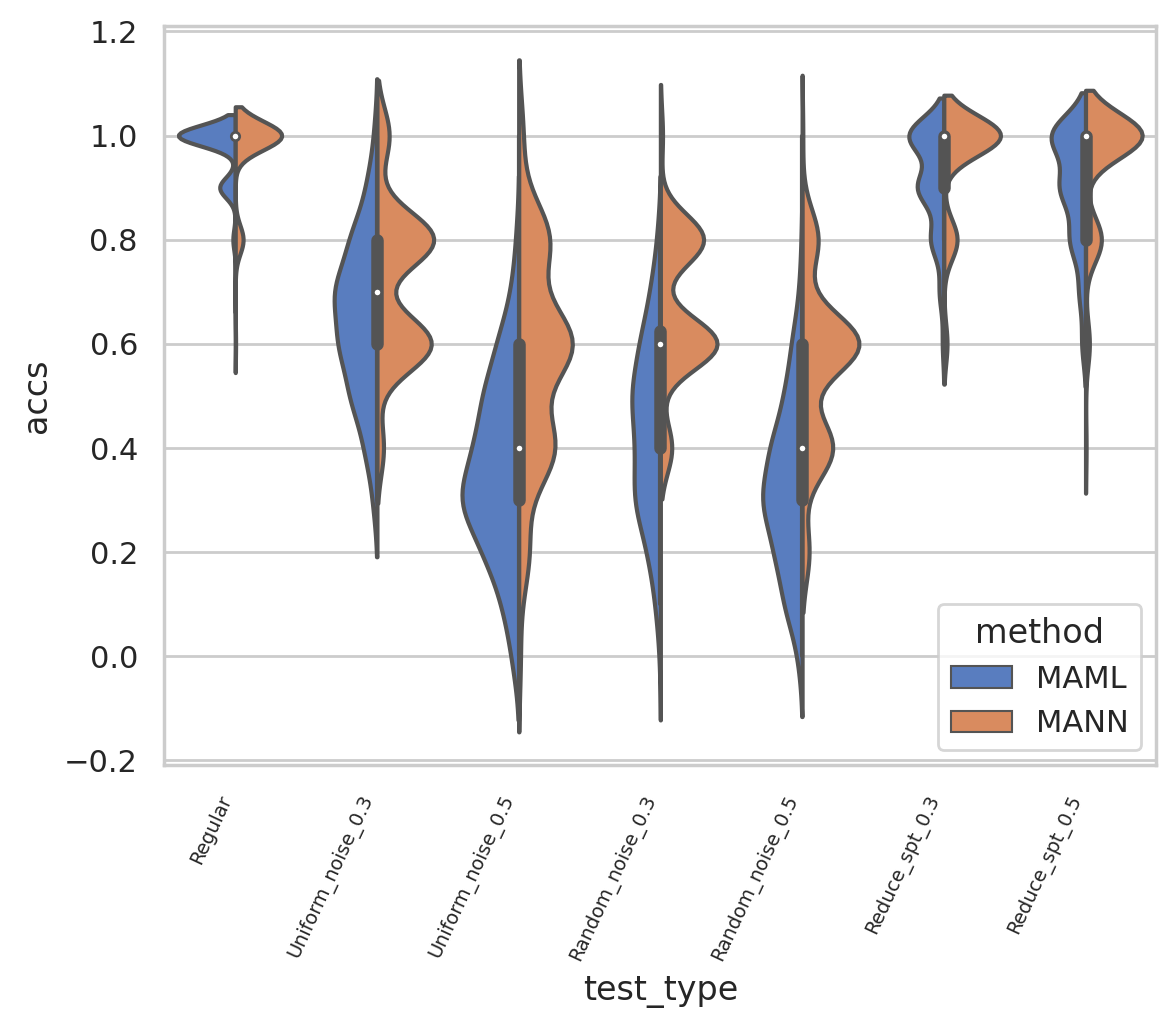

This figure's Python source:
import matplotlib.pyplot as plt
import seaborn as sns
import pandas as pd
import numpy as np
import os

methods = {"MAML": "./MAML_tensorflow/logs/omniglot_5way2shot",
           "MANN": "./NTM_tensorflow/saved_model"}
test_types = {"Regular": "",
              "Uniform_noise_0.3": "_uniform0.30",
              "Uniform_noise_0.5": "_uniform0.50",
              "Random_noise_0.3": "_random0.30",
              "Random_noise_0.5": "_random0.50",
              "Reduce_spt_0.3": "_reduce0.30",
              "Reduce_spt_0.5": "_reduce0.50"}

all_df = []
for mkey in methods:
    prefix = "cls_5.mbs_32.ubs_2.numstep1.updatelr0.4batchnorm" if mkey == "MAML" else "MANN_5way2shot"
    for tkey in test_types:
        result_folder = os.path.join(methods[mkey], prefix + test_types[tkey])
        result_file = os.path.join(result_folder, "test_results.npz")
        accs = np.load(result_file)["accs"]
        if mkey == "MAML":
            accs = accs[:, -1]
        data = {"accs": accs, "method": mkey, "test_type": tkey}
        df = pd.DataFrame(data)
        all_df.append(df)
all_data = pd.concat(all_df, ignore_index=True)

sns.set(style="whitegrid")
ax = sns.violinplot(x="test_type", y="accs", hue="method",
                    data=all_data, palette="muted", split=True)
ax.set_xticklabels(ax.get_xticklabels(),
                   rotation=65,
                   fontsize="xx-small",
                   horizontalalignment='right',)
plt.savefig("violin_plot.png", bbox_inches="tight", dpi=200)











